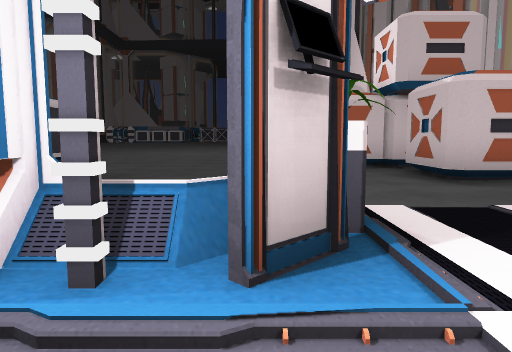
[1] (above)

19 first-person views from a walk through a Unity game level. The camera is 1.2 m above the floor, tilts 6° down and sees 70° across. Doors are open. The floor is counted in squares, 2 m on a side. Each view is taken from the middle of a square. On the plan, view 1 faces up. The plan holds only what a view shows up to about 10 squares ahead; the rest is blank. The place goes on beyond the plan. The player character is not drawn.

[2]
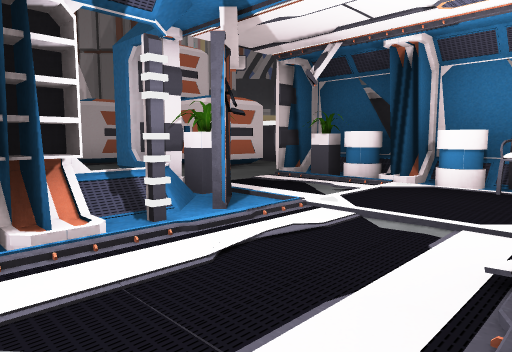

[3]
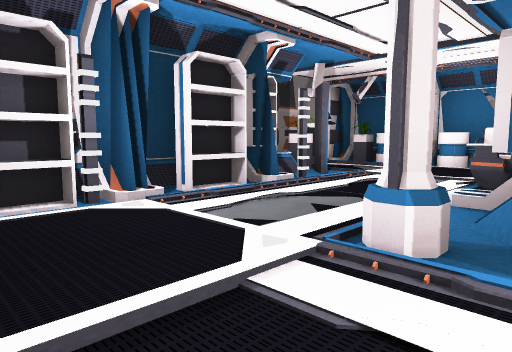

[4]
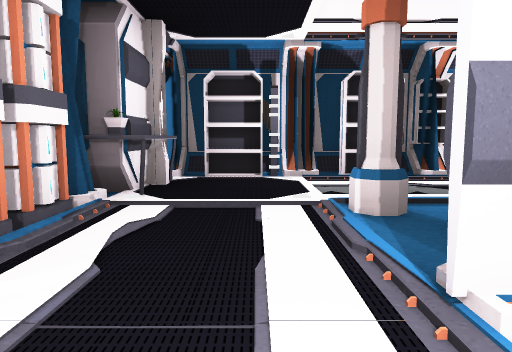

[5]
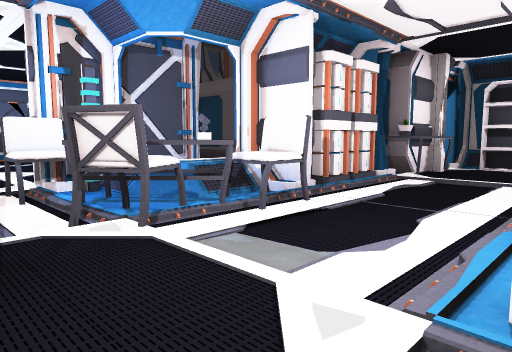

[6]
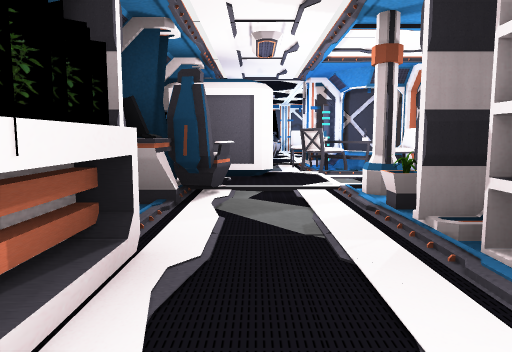

[7]
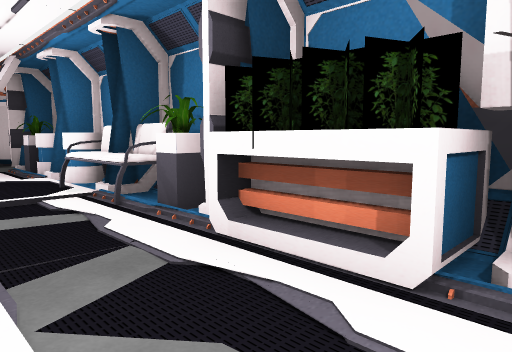

[8]
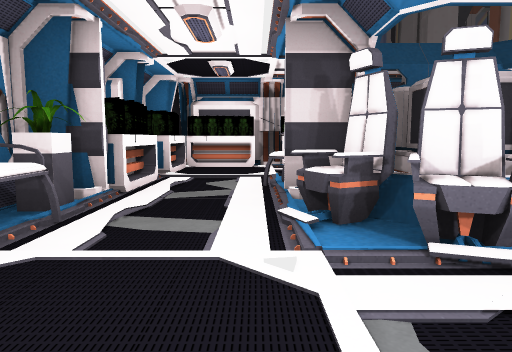

[9]
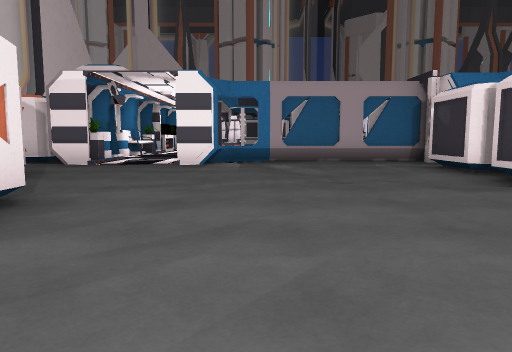

[10]
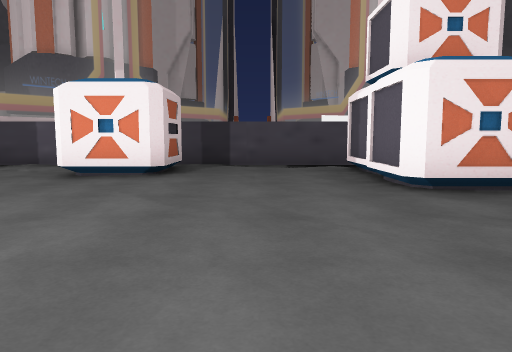

[11]
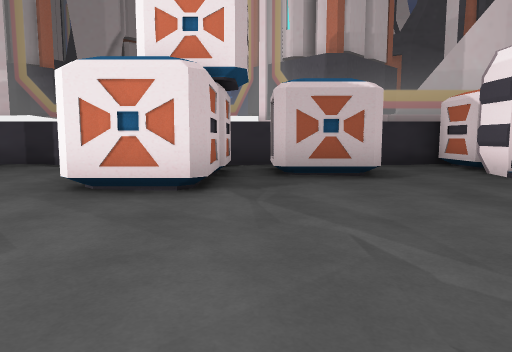

[12]
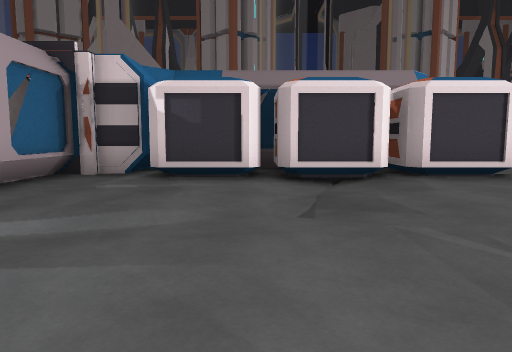

[13]
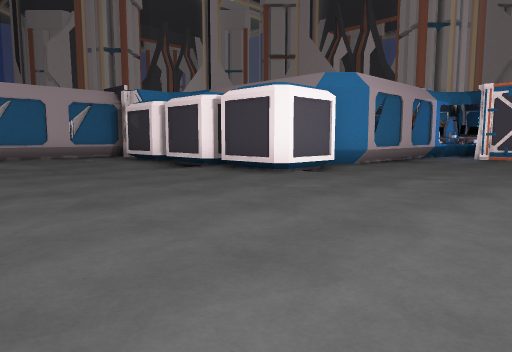

[14]
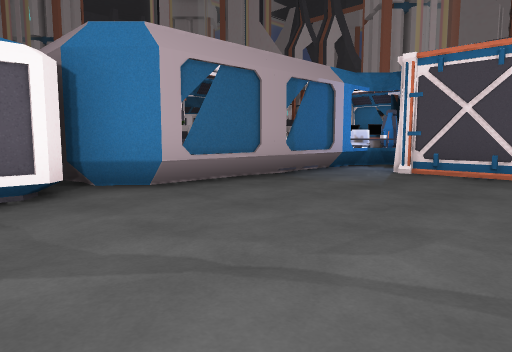

[15]
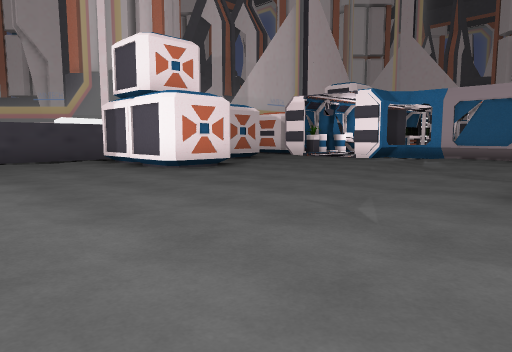

[16]
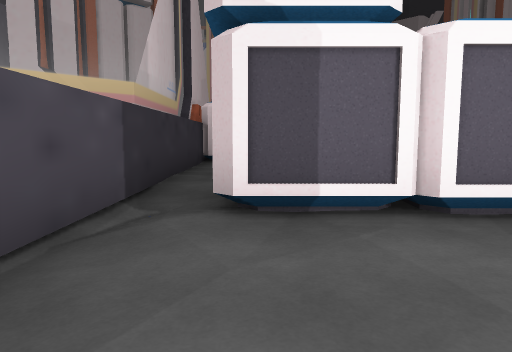

[17]
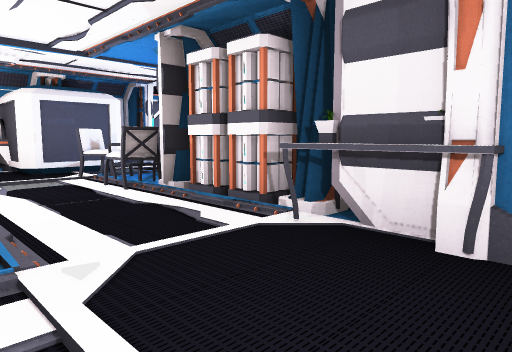

[18]
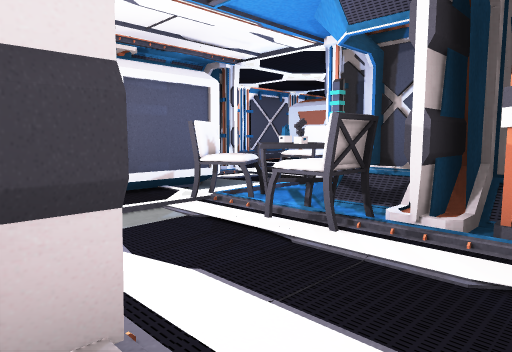

[19]
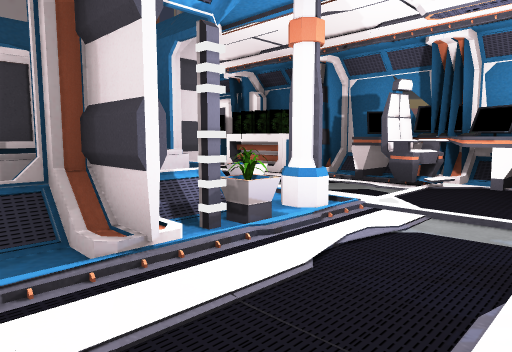

### Floor plan
Key: @ floor where view 1 was taken; # wall or solid block; x gap in a wall; . main floor; - floor 0.25 m lower than the main floor; / step, stairs or slope; D open door; = window, fence, low wall or low ledge; ^ raised ledge; C container; S shelf; P plant; F sofa; L column; T table; H chair; E desk; B battery; O other object.
Columns run from 15 left of view 1 to 6 right of it. Each row starts with its distance up from view 1.
 13        ...........CC.^
 12     #................^
 11     #................#
 10    #.................#
  9 #^H OB==#CC.....CCCC/#
  8  ^H  O O#CC.....CCCCx#
  7          CC..........#
  6      OO  CC-/.....CC.^
  5         OCC../....CC.#
  4          CC..........#
  3          #.....#DD#CC
  2           ====SOPPOCC
  1          #.S/S....#OO
  0           O....@..OOO
 -1          #..L.SO..F
 -2          #...CCO..PCC
 -3         ##DD#CC#DD#CC
 -4         #TH.P=#H..O #
 -5         HHH.LPS ..S
 -6         DCC...D...O
 -7     CC  DEEEEEOSSC#
 -8     CC  #       CCC
 -9     ###

Where each view was taken, in squares from view 1:
view 1: 0 up, 0 right, facing up
view 2: 1 down, 2 left, facing up-right
view 3: 2 down, 5 left, facing up-right
view 4: 4 down, 4 left, facing up
view 5: 6 down, 3 left, facing up-left
view 6: 6 down, 1 right, facing left
view 7: 5 down, 1 right, facing up-right
view 8: 1 up, 1 right, facing down
view 9: 11 up, 1 left, facing down
view 10: 11 up, 3 left, facing right
view 11: 7 up, 3 left, facing right
view 12: 5 up, 1 right, facing left
view 13: 13 up, 0 right, facing down-left
view 14: 13 up, 5 left, facing down-left
view 15: 13 up, 5 left, facing down-right
view 16: 12 up, 4 right, facing down
view 17: 1 up, 3 left, facing down-left
view 18: 2 down, 3 left, facing down-left
view 19: 2 down, 5 left, facing down-right
